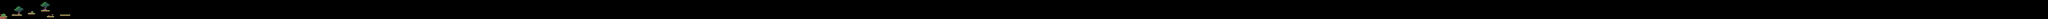

This game map was drawn from its Tiled (.tmx) file and the tilesets committed beside it. A one-line description and the trimmed map source follow:
An orthogonal 1400x13 tile map with 16x16 px tiles, 3 tile layers (background_props, props, platform), 2 tilesets.

<map version="1.2" tiledversion="1.3.3" orientation="orthogonal" renderorder="right-down" width="1400" height="13" tilewidth="16" tileheight="16" infinite="0" nextlayerid="5" nextobjectid="1">
 <editorsettings>
  <export target="tile_map1.json" format="json" />
 </editorsettings>
 <tileset firstgid="1" name="platform" tilewidth="16" tileheight="16" tilecount="575" columns="25">
  <image source="tileset.png" width="400" height="368" />
 </tileset>
 <tileset firstgid="576" name="props" tilewidth="16" tileheight="16" tilecount="364" columns="26">
  <image source="props.png" width="416" height="224" />
 </tileset>
 <layer id="4" name="background_props" width="1400" height="13">
  <data>[18200 cells, 122 non-empty, 62 distinct tile ids]</data>
 </layer>
 <layer id="3" name="props" width="1400" height="13">
  <data>[18200 cells, 21 non-empty, 8 distinct tile ids]</data>
 </layer>
 <layer id="1" name="platform" width="1400" height="13">
  <data>[18200 cells, 46 non-empty, 7 distinct tile ids]</data>
 </layer>
</map>
